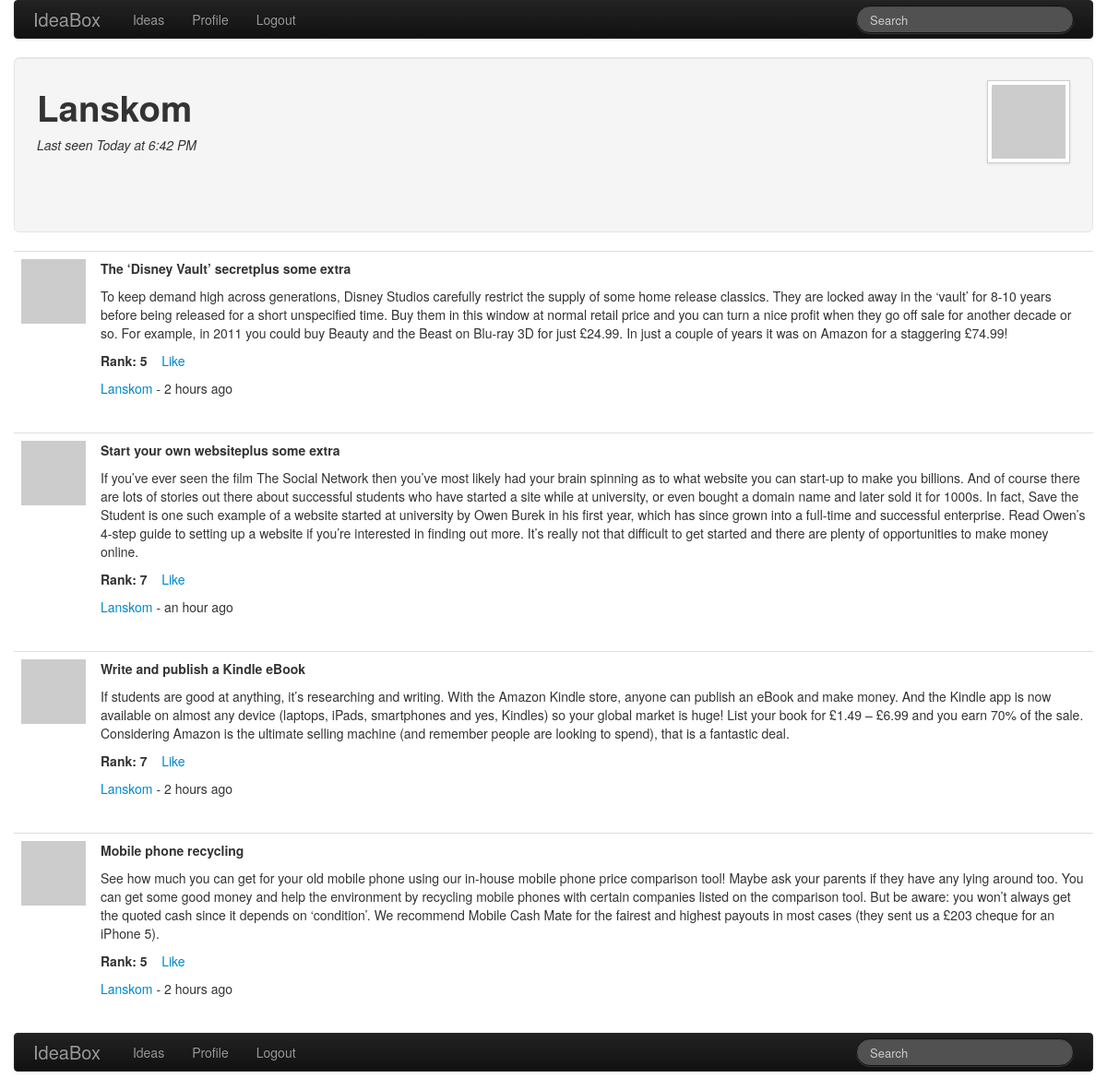
Screenshot of /user/Lanskom (signed in) with the database file from the repository.
### app/models.py (models this page shows, shortened)
class User(db.Model):
	id = db.Column(db.Integer, primary_key = True)
	nickname = db.Column(db.String(64), index= True, unique= True)
	email = db.Column(db.String(120), index = True, unique = True)
	ideas = db.relationship('Idea', backref = 'author', lazy = 'dynamic')
	about_me = db.Column(db.String(140))
	last_seen = db.Column(db.DateTime)
	def is_authenticated(self):
		return True
	def avatar(self, size):
		return 'http://www.gravatar.com/avatar/%s?d=mm&s=%d' %(md5(self.email.encode('utf-8')).hexdigest(), size)

class Idea(db.Model):
	__searchable__ = ['description']
	id = db.Column(db.Integer, primary_key = True)
	title = db.Column(db.String(120), index = True, unique = True)
	description = db.Column(db.String(1000))
	rank = db.Column(db.Integer)
	timestamp = db.Column(db.DateTime)
	user_id = db.Column(db.Integer, db.ForeignKey('user.id'))

### app/views.py (the view)
@app.route('/user/<nickname>')
@login_required
def user(nickname):
	user = User.query.filter_by(nickname=nickname).first()
	if user is None:
		flash('User %s not found.' % (nickname))
		return redirect(url_for('index'))
	ideas = user.ideas
	return render_template('user.html', user=user, ideas=ideas)

### app/forms.py
class SearchForm(Form):
	search = StringField('search', validators = [DataRequired()])

### app/momentjs.py (called while the page is built)
    def render(self, format):
        return Markup("<script>\ndocument.write(moment(\"%s\").%s);\n</script>" % (self.timestamp.strftime("%Y-%m-%dT%H:%M:%S Z"), format))

    def calendar(self):
        return self.render("calendar()")

    def fromNow(self):
        return self.render("fromNow()")

### app/views.py (called while the page is built)
@lm.user_loader
def load_user(id):
	return User.query.get(int(id))

@app.before_request
def before_request():
	g.user = current_user
	if g.user.is_authenticated():
		g.user.last_seen = datetime.utcnow()
		db.session.add(g.user)
		db.session.commit()
		g.search_form = SearchForm()

### app/templates/user.html (shortened to what this page needs)
{% extends "base.html" %}
{% block content %}
	<div class = "well well-large" style = "height: 140px;">
		<div class = "pull-right">
			<img src="{{ user.avatar(128) }}" class="img-polaroid">
		</div>
		<h1>{{ user.nickname }}</h1>
		{% if user.last_seen %}
		<p><em>Last seen {{ momentjs(user.last_seen).calendar() }}</em></p>
		{% endif %}
	</div>
  	{% for idea in ideas %}
  	 	{% include 'idea.html' %}
  	{% endfor %}
{% endblock %}

### app/templates/idea.html (shortened to what this page needs)
<table class = "table table-hover">
	<tr>
        <td width="70px"><a href="{{ url_for('user', nickname=idea.author.nickname) }}"><img src="{{ idea.author.avatar(70) }}" /></a></td>
        <td>
        	<div>
	           <p><strong>{{ idea.title }}</strong></p>
	           <p>{{ idea.description }}</p>
	           <p><strong>Rank: {{ idea.rank }}</strong> &nbsp; &nbsp;<a href="{{ url_for('like', id=idea.id) }}">{{ _('Like') }}</a>
						</p>
					<p><a href="{{ url_for('user', nickname=idea.author.nickname) }}">{{ idea.author.nickname }}</a> - {{ momentjs(idea.timestamp).fromNow() }}</p>
			</div>
    	</td>
    </tr>
</table>

### rows the page displays
User: nickname "Lanskom"
Idea: title "The ‘Disney Vault’ secretplus some extra", description "To keep demand high across generations, Disney Studios carefully restrict the supply of some home release classics. They are locked away in the ‘vault’ for 8-10 years before being released for a short unspecified time. Buy them in this window at normal retail price and you can turn a nice profit when they go off sale for another decade or so. For example, in 2011 you could buy Beauty and the Beast on Blu-ray 3D for just £24.99. In just a couple of years it was on Amazon for a staggering £74.99!", rank "5", author.nickname "Lanskom"
Idea: title "Start your own websiteplus some extra", description "If you’ve ever seen the film The Social Network then you’ve most likely had your brain spinning as to what website you can start-up to make you billions. And of course there are lots of stories out there about successful students who have started a site while at university, or even bought a domain name and later sold it for 1000s. In fact, Save the Student is one such example of a website started at university by Owen Burek in his first year, which has since grown into a full-time and successful enterprise. Read Owen’s 4-step guide to setting up a website if you’re interested in finding out more. It’s really not that difficult to get started and there are plenty of opportunities to make…", rank "7", author.nickname "Lanskom"
Idea: title "Write and publish a Kindle eBook", description "If students are good at anything, it’s researching and writing. With the Amazon Kindle store, anyone can publish an eBook and make money. And the Kindle app is now available on almost any device (laptops, iPads, smartphones and yes, Kindles) so your global market is huge! List your book for £1.49 – £6.99 and you earn 70% of the sale. Considering Amazon is the ultimate selling machine (and remember people are looking to spend), that is a fantastic deal.", rank "7", author.nickname "Lanskom"
Idea: title "Mobile phone recycling", description "See how much you can get for your old mobile phone using our in-house mobile phone price comparison tool! Maybe ask your parents if they have any lying around too. You can get some good money and help the environment by recycling mobile phones with certain companies listed on the comparison tool. But be aware: you won’t always get the quoted cash since it depends on ‘condition’. We recommend Mobile Cash Mate for the fairest and highest payouts in most cases (they sent us a £203 cheque for an iPhone 5).", rank "5", author.nickname "Lanskom"
